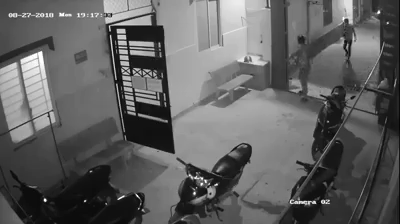
#> input picture frame 432 of Video/04.mp4, 400 x 224 px, given in place of train_1.avi, which was not available
$ python TrainingModule.py
#> lines starting #> are read from the running program, lines starting #| are printed output that depends on the picture; pictures that were not available may be replaced by others from this repository, and a replacement may not be noted
### Source/MotionInfluenceGenerator.py
import math
import numpy as np
import cv2
import BlocksOpticalFlowGenerator as roi

# Calculate the distance threshold
def getThresholdDistance(mag, blockSize):
    return mag*blockSize

# Calculate the angle threshold
def getThresholdAngle(ang):
    tAngle = float(math.pi)/2
    return ang+tAngle, ang-tAngle

# Get the center pixel of one block
# [15 lines left out: function getCentreOfBlock, not called in this run]

# Calculate the angle between the motion influence block A and the angle
def calcEuclideanDist(x1,y1,x2,y2):
    dist = float(((x2-x1)**2 + (y2-y1)**2)**0.5)
    return dist

# Calculate the angle between the motion influence block A and the angle
# [50 lines left out: functions angleBtw2Blocks, motionInMapGenerator, not called in this run]


def getMotionInfuenceMap(vid):

#> called with vid = 'D:/Video/train_1.avi'
    global frameNo
    frameNo = 0

    # Read the video from specified path
    cap = cv2.VideoCapture(vid)
    ret, frame1 = cap.read()
#> frame1 is the input picture: shape (224, 400, 3); min 2, max 255, mean 96.7
    rows, cols = frame1.shape[0], frame1.shape[1]
#> rows = 224; cols = 400

    # Read the frame from video
    prvs = cv2.cvtColor(frame1, cv2.COLOR_BGR2GRAY)
    motionInfOfFrames = []
    count = 0
    while 1:
        # ret = a boolean return value from getting
        # the frame, frame = the current frame being
        # projected in the video
        ret, frame2 = cap.read()
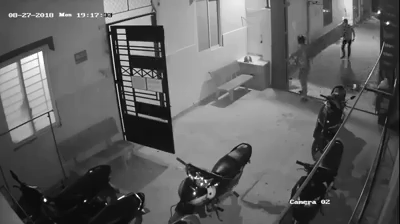
#> input picture frame 433 of Video/04.mp4, 400 x 224 px, given in place of train_1.avi, which was not available
#> frame2 is the input picture: shape (224, 400, 3); min 2, max 255, mean 96.7

        if (ret == False):
            break

        # Change image to gray image in which each pixel has a value between 0 and 255
        # And also set the prvs variable to hold the previous image
        next = cv2.cvtColor(frame2, cv2.COLOR_BGR2GRAY)

        # Calculating dense optical flow by Farneback method
        # The output is a array have 3 dimension, the 2 first dimensions organize as the structure of pixels in an image
        # The third dimension holding 2 value stands for magnitude and direction when compute optical flow of a pixel compare to itself in previous frame
        flow = cv2.calcOpticalFlowFarneback(prvs, next, None, 0.5, 3, 15, 3, 5, 1.2, 0)

        # Computes the magnitude and angle of the 2D vectors
        mag, ang = cv2.cartToPolar(flow[..., 0], flow[..., 1])
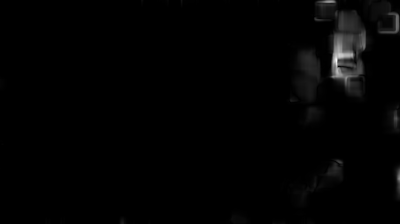
#> mag: shape (224, 400) float32; min 0, max 3.32, mean 0.0397; drawn with min black and max white
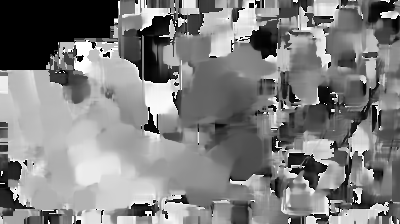
#> ang: shape (224, 400) float32; min 0, max 6.28, mean 3.14; drawn with min black and max white

        # Calculate the optical flow of each block in an image
        opFlowOfBlocks, noOfRowInBlock, noOfColInBlock, blockSize, centreOfBlocks, xBlockSize, yBlockSize = roi.calcOptFlowOfBlocks(
            mag, ang, next)
        motionInfVal = motionInMapGenerator(opFlowOfBlocks, blockSize, centreOfBlocks, xBlockSize, yBlockSize)

        # the array holding all motion influence of blocks in all frames
        motionInfOfFrames.append(motionInfVal)

        # Update or in other words is setting previous image equal current image
        prvs = next

        count += 1
        print(count)
    return motionInfOfFrames, xBlockSize, yBlockSize

### Source/BlocksOpticalFlowGenerator.py
import numpy as np
import math

def calcOptFlowOfBlocks(mag, angle, grayImg):

    # rows represent for the number rows of an image
    # rows represent for the number cols of an image
    rows = grayImg.shape[0]
#> rows = 224
    cols = grayImg.shape[1]
#> cols = 400

    # We declare that every block will have a fixed size 20x20
    noOfRowInBlock = 20
    noOfColInBlock = 20

    # We calculate the actual row number and col number of blocks if we organize it as a new array which was constructed by 20x20 = 400 pixels
    xBlockSize = int (rows / noOfRowInBlock)
#> xBlockSize = 11
    yBlockSize = int (cols / noOfColInBlock)
#> yBlockSize = 20

    # Initial a 3 dimension array which actual is a 2d array has the size fit the blocks size and each its element is a smaller 1 dimension array
    # holding 2 element use to hold magnitude of each pixel and θ represents the direction in which the each pixel has moved relative to the
    # corresponding block in the previous frame
    opFlowOfBlocks = np.zeros((xBlockSize,yBlockSize,2))

    # Select each index and value from 2d array holding magnitude of all the pixel in a frame
    for index,value in np.ndenumerate(mag):
        # Identify that the current pixel is related to what block
        # through out calculating the index of corresponding block in opFlowOfBlocks array
        xBlockIndex = int (index[0]/noOfRowInBlock)
        yBlockIndex = int (index[1]/noOfColInBlock)

        # Sum the magnitude and angle of direction in optical value in current pixel to its block it belong
        opFlowOfBlocks[xBlockIndex][yBlockIndex][0] += mag[index[0]][index[1]]
        opFlowOfBlocks[xBlockIndex][yBlockIndex][1] += angle[index[0]][index[1]]
#> this loop made 88001 passes
#> (index, yBlockIndex) on passes 1 to 3: ((0, 0), 0), ((0, 1), 0), ((0, 2), 0)

    # Initial a 3 dimension array has shape equal to opFlowOfBlocks
    centreOfBlocks = np.zeros((xBlockSize,yBlockSize,2))
    # Select each index and value from 2d array holding magnitude of all the pixel in a block
    for index,value in np.ndenumerate(opFlowOfBlocks):

        # Calculate the average value of current optical flow value element (magnitude or direction) of current block
        opFlowOfBlocks[index[0]][index[1]][index[2]] = float(value)/(noOfRowInBlock*noOfColInBlock)
        val = opFlowOfBlocks[index[0]][index[1]][index[2]]

        # Angle attribute
        # Using this val above variable to calculate the index which lead to the direction of one of 8 blocks around each block
        if(index[2] == 1):
            angInDeg = math.degrees(val)
            if(angInDeg > 337.5):
                k = 0
            else:
                q = angInDeg//22.5
                a1 = q*22.5
                q1 = angInDeg - a1
                a2 = (q+2)*22.5
                q2 =  a2 - angInDeg
                if(q1 < q2):
                    k = int(round(a1/45))
                else:
                    k = int(round(a2/45))
            opFlowOfBlocks[index[0]][index[1]][index[2]] = k
        else:
            # Calculate the centre pixel of each block
            # This index of the centre of each block will be used to calculate Euclidean Dist between it and another block
            # x, y is the index of the centre pixel in the 2D array which structure a frame
            x = ((index[0] + 1)*noOfRowInBlock)-(noOfRowInBlock/2)
            y = ((index[1] + 1)*noOfColInBlock)-(noOfColInBlock/2)
            centreOfBlocks[index[0]][index[1]][0] = x
            centreOfBlocks[index[0]][index[1]][1] = y
    return opFlowOfBlocks,noOfRowInBlock,noOfColInBlock,noOfRowInBlock*noOfColInBlock,centreOfBlocks,xBlockSize,yBlockSize

### Source/TrainingModule.py
import numpy as np
import MotionInfluenceGenerator as mig
import MegaBlocksGenerator as cmb

def train_from_video(vid):
    print ("Training From ", vid)
    # Get motion influence map
    MotionInfOfFrames, rows, cols = mig.getMotionInfuenceMap(vid)

    # Get the Spatio-temporal motion influence vector of all megablocks
    megaBlockMotInfVal = cmb.createMegaBlocks(MotionInfOfFrames, rows, cols)
    np.save("D:/saved/train/megaBlockMotInfVal_train.npy", megaBlockMotInfVal)

    # Get centers (codewords) of k clusters when we consider the clustering problems
    # In which we want to identify k stage of motion like 5 cluster of all motion influence of a megablock in all frame
    # So we can catch the almost correct motion intensity of this perspective
    codewords = cmb.kmeans(megaBlockMotInfVal)

    # Save centers aka codewords into a binary file to use later
    np.save("D:/saved/train/codewords_train.npy",codewords)
    print(codewords)
    return

def main():

    # Just consider this module as a starting point of this time and below is the function calling
    # For training method we only use many usual video in a perspective aspect
    trainingSet = ["D:/Video/train_1.avi"]
    for video in trainingSet:
        train_from_video(video)
    print("Trainning Done")

if __name__ == "__main__":
#> (the run stopped early here; a loop or call above may not have finished)

$ run again, starting later in the video
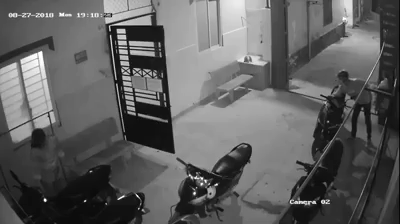
#> input picture frame 1945 of Video/04.mp4, 400 x 224 px, given in place of train_1.avi, which was not available
#> in getMotionInfuenceMap, frame1 is the input picture: shape (224, 400, 3); min 3, max 255, mean 95.9
#> in getMotionInfuenceMap, `mag, ang = cv2.cartToPolar(flow[..., 0], flow[..., 1])`:
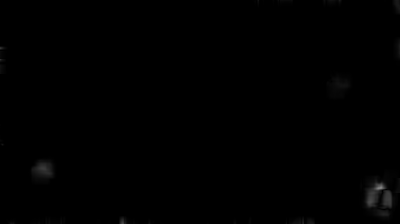
#> mag: shape (224, 400) float32; min 1.25e-20, max 0.515, mean 0.0027
#> in getMotionInfuenceMap, `mag, ang = cv2.cartToPolar(flow[..., 0], flow[..., 1])`:
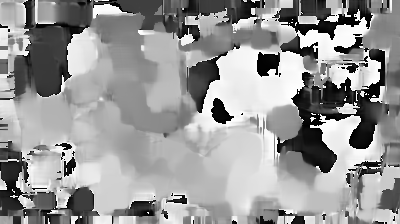
#> ang: shape (224, 400) float32; min 1.5e-05, max 6.28, mean 3.74; drawn with min black and max white
#> the loop in calcOptFlowOfBlocks, `for index,value in np.ndenumerate(mag):` made 88001 passes
#> (index, value, yBlockIndex) on passes 1 to 3: ((0, 0), 1.41e-10, 0), ((0, 1), 1.33e-10, 0), ((0, 2), 1.19e-10, 0)

$ run again, starting later in the video
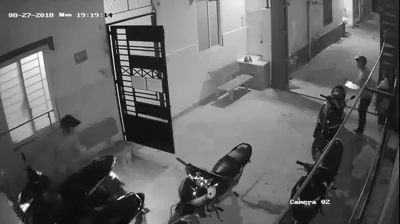
#> input picture frame 3459 of Video/04.mp4, 400 x 224 px, given in place of train_1.avi, which was not available
#> in getMotionInfuenceMap, frame1 is the input picture: shape (224, 400, 3); min 0, max 255, mean 99.5
#> in getMotionInfuenceMap, `mag, ang = cv2.cartToPolar(flow[..., 0], flow[..., 1])`:
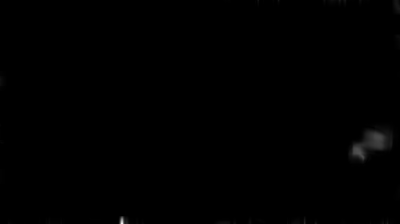
#> mag: shape (224, 400) float32; min 0, max 0.917, mean 0.00229
#> in getMotionInfuenceMap, `mag, ang = cv2.cartToPolar(flow[..., 0], flow[..., 1])`:
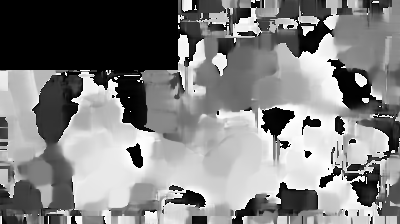
#> ang: shape (224, 400) float32; min 0, max 6.28, mean 3.16; drawn with min black and max white
#> the loop in calcOptFlowOfBlocks, `for index,value in np.ndenumerate(mag):` made 88001 passes
#> (index, yBlockIndex) on passes 1 to 3: ((0, 0), 0), ((0, 1), 0), ((0, 2), 0)
